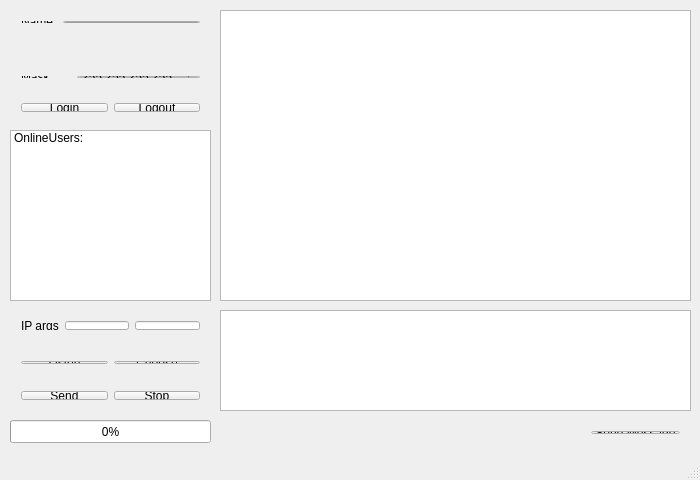
<?xml version="1.0" encoding="UTF-8"?>
<ui version="4.0">
 <class>Qmess</class>
 <widget class="QMainWindow" name="Qmess">
  <property name="geometry">
   <rect>
    <x>0</x>
    <y>0</y>
    <width>700</width>
    <height>480</height>
   </rect>
  </property>
  <property name="windowTitle">
   <string>Chat</string>
  </property>
  <widget class="QWidget" name="centralWidget">
   <widget class="QWidget" name="horizontalLayoutWidget">
    <property name="geometry">
     <rect>
      <x>10</x>
      <y>10</y>
      <width>201</width>
      <height>24</height>
     </rect>
    </property>
    <layout class="QHBoxLayout" name="nameLayout">
     <item>
      <widget class="QLabel" name="labName">
       <property name="text">
        <string>Name:</string>
       </property>
      </widget>
     </item>
     <item>
      <widget class="QLineEdit" name="edtName">
       <property name="text">
        <string/>
       </property>
      </widget>
     </item>
    </layout>
   </widget>
   <widget class="QWidget" name="horizontalLayoutWidget_3">
    <property name="geometry">
     <rect>
      <x>10</x>
      <y>38</y>
      <width>201</width>
      <height>21</height>
     </rect>
    </property>
    <layout class="QHBoxLayout" name="ipLayout">
     <item>
      <widget class="QLabel" name="labIP">
       <property name="text">
        <string>Your Address:</string>
       </property>
      </widget>
     </item>
     <item>
      <widget class="QLabel" name="labIPAdress">
       <property name="text">
        <string/>
       </property>
      </widget>
     </item>
    </layout>
   </widget>
   <widget class="QWidget" name="horizontalLayoutWidget_4">
    <property name="geometry">
     <rect>
      <x>10</x>
      <y>92</y>
      <width>201</width>
      <height>31</height>
     </rect>
    </property>
    <layout class="QHBoxLayout" name="actionLayout">
     <item>
      <widget class="QPushButton" name="btnLogin">
       <property name="text">
        <string>Login</string>
       </property>
       <property name="autoDefault">
        <bool>false</bool>
       </property>
      </widget>
     </item>
     <item>
      <widget class="QPushButton" name="btnLogout">
       <property name="text">
        <string>Logout</string>
       </property>
      </widget>
     </item>
    </layout>
   </widget>
   <widget class="QTextBrowser" name="browserMessage">
    <property name="geometry">
     <rect>
      <x>220</x>
      <y>10</y>
      <width>471</width>
      <height>291</height>
     </rect>
    </property>
   </widget>
   <widget class="QListWidget" name="listOnlineUser">
    <property name="geometry">
     <rect>
      <x>10</x>
      <y>130</y>
      <width>201</width>
      <height>171</height>
     </rect>
    </property>
    <item>
     <property name="text">
      <string>OnlineUsers:</string>
     </property>
    </item>
   </widget>
   <widget class="QWidget" name="horizontalLayoutWidget_2">
    <property name="geometry">
     <rect>
      <x>10</x>
      <y>310</y>
      <width>201</width>
      <height>31</height>
     </rect>
    </property>
    <layout class="QHBoxLayout" name="ipFinalLayout">
     <item>
      <widget class="QLabel" name="labFinalIP">
       <property name="text">
        <string>IP args</string>
       </property>
      </widget>
     </item>
     <item>
      <widget class="QLineEdit" name="edtFinalIP"/>
     </item>
     <item>
      <widget class="QLineEdit" name="edtFinalPort"/>
     </item>
    </layout>
   </widget>
   <widget class="QWidget" name="horizontalLayoutWidget_5">
    <property name="geometry">
     <rect>
      <x>10</x>
      <y>380</y>
      <width>201</width>
      <height>31</height>
     </rect>
    </property>
    <layout class="QHBoxLayout" name="fileLayout">
     <item>
      <widget class="QPushButton" name="btnSendFile">
       <property name="text">
        <string>Send</string>
       </property>
      </widget>
     </item>
     <item>
      <widget class="QPushButton" name="btnStop">
       <property name="text">
        <string>Stop</string>
       </property>
      </widget>
     </item>
    </layout>
   </widget>
   <widget class="QProgressBar" name="ProgressBar">
    <property name="geometry">
     <rect>
      <x>10</x>
      <y>420</y>
      <width>201</width>
      <height>23</height>
     </rect>
    </property>
    <property name="value">
     <number>0</number>
    </property>
    <property name="textVisible">
     <bool>true</bool>
    </property>
   </widget>
   <widget class="QTextEdit" name="edtMessage">
    <property name="geometry">
     <rect>
      <x>220</x>
      <y>310</y>
      <width>471</width>
      <height>101</height>
     </rect>
    </property>
   </widget>
   <widget class="QWidget" name="horizontalLayoutWidget_6">
    <property name="geometry">
     <rect>
      <x>220</x>
      <y>420</y>
      <width>471</width>
      <height>25</height>
     </rect>
    </property>
    <layout class="QHBoxLayout" name="messageSentLayout">
     <item>
      <spacer name="spacerSend">
       <property name="orientation">
        <enum>Qt::Horizontal</enum>
       </property>
       <property name="sizeHint" stdset="0">
        <size>
         <width>40</width>
         <height>20</height>
        </size>
       </property>
      </spacer>
     </item>
     <item>
      <widget class="QPushButton" name="btnSendMessage">
       <property name="text">
        <string>Send Message</string>
       </property>
      </widget>
     </item>
    </layout>
   </widget>
   <widget class="QWidget" name="horizontalLayoutWidget_7">
    <property name="geometry">
     <rect>
      <x>10</x>
      <y>65</y>
      <width>201</width>
      <height>24</height>
     </rect>
    </property>
    <layout class="QHBoxLayout" name="horizontalLayout_2">
     <item>
      <widget class="QLabel" name="labMask">
       <property name="text">
        <string>Mask</string>
       </property>
      </widget>
     </item>
     <item>
      <widget class="QComboBox" name="boxMask">
       <item>
        <property name="text">
         <string>255.255.255.255</string>
        </property>
       </item>
       <item>
        <property name="text">
         <string>192.168.255.255</string>
        </property>
       </item>
      </widget>
     </item>
    </layout>
   </widget>
   <widget class="QWidget" name="horizontalLayoutWidget_8">
    <property name="geometry">
     <rect>
      <x>10</x>
      <y>350</y>
      <width>201</width>
      <height>25</height>
     </rect>
    </property>
    <layout class="QHBoxLayout" name="fileServerLayout">
     <item>
      <widget class="QPushButton" name="btnListen">
       <property name="text">
        <string>Listen</string>
       </property>
      </widget>
     </item>
     <item>
      <widget class="QPushButton" name="btnChooseFile">
       <property name="text">
        <string>Choose</string>
       </property>
      </widget>
     </item>
    </layout>
   </widget>
  </widget>
  <widget class="QStatusBar" name="statusBar"/>
 </widget>
 <layoutdefault spacing="6" margin="11"/>
 <resources/>
 <connections/>
</ui>
